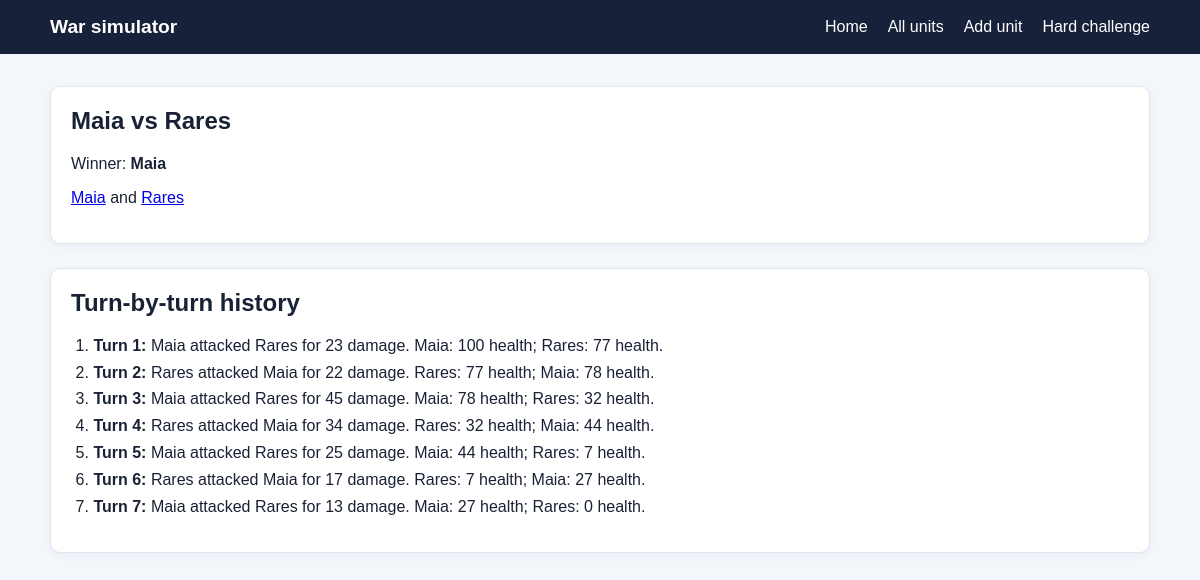
The page /fight/3/ on the database its author committed.
### units/models.py (models this page shows, shortened)
class Fight(models.Model):
    first_fighter = models.ForeignKey(Fighter, on_delete=models.PROTECT, related_name="fights_started")
    second_fighter = models.ForeignKey(Fighter, on_delete=models.PROTECT, related_name="fights_received")
    winner = models.ForeignKey(
        Fighter, null=True, blank=True, on_delete=models.SET_NULL, related_name="won_fights"
    )
    is_stalemate = models.BooleanField(default=False)
    created_at = models.DateTimeField(auto_now_add=True)
    class Meta:
        ordering = ["-created_at", "-pk"]

class Fighter(models.Model):
    class UnitType(models.TextChoices):
        INFANTRY = "infantry", "Infantry"
        CANNON = "cannon", "Cannon"
        CAVALRY = "cavalry", "Cavalry"
        KNIGHT = "knight", "Knight"
    class Team(models.TextChoices):
        BLUE = "blue", "Blue"
        RED = "red", "Red"
    name = models.CharField(max_length=100)
    unit_type = models.CharField(max_length=16, choices=UnitType.choices)
    team = models.CharField(max_length=8, choices=Team.choices)
    health = models.PositiveSmallIntegerField(
        default=100, validators=[MinValueValidator(0), MaxValueValidator(100)]
    )
    attack_points = models.PositiveSmallIntegerField(
        validators=[MinValueValidator(0), MaxValueValidator(50)]
    )
    profile_image_link = models.URLField()
    class Meta:
        ordering = ["name", "pk"]
        constraints = [
            models.CheckConstraint(condition=models.Q(health__gte=0) & models.Q(health__lte=100), name="fighter_health_range"),
            models.CheckConstraint(condition=models.Q(attack_points__gte=0) & models.Q(attack_points__lte=50), name="fighter_attack_range"),
        ]

class FightTurn(models.Model):
    fight = models.ForeignKey(Fight, on_delete=models.CASCADE, related_name="turns")
    turn_number = models.PositiveIntegerField()
    attacker = models.ForeignKey(Fighter, on_delete=models.PROTECT, related_name="attacks_made")
    defender = models.ForeignKey(Fighter, on_delete=models.PROTECT, related_name="attacks_received")
    damage = models.PositiveSmallIntegerField()
    attacker_health = models.PositiveSmallIntegerField()
    defender_health = models.PositiveSmallIntegerField()
    class Meta:
        ordering = ["turn_number"]
        constraints = [models.UniqueConstraint(fields=["fight", "turn_number"], name="unique_turn_per_fight")]

### units/views.py (the view)
# urls.py: path("fight/<int:pk>/", views.fight_detail, name="fight_detail"),
def fight_detail(request, pk):
    fight = get_object_or_404(
        Fight.objects.select_related("first_fighter", "second_fighter", "winner"), pk=pk
    )
    turns = FightTurn.objects.filter(fight=fight).select_related("attacker", "defender")
    return render(request, "units/fight_detail.html", {"fight": fight, "turns": turns})

### units/templates/units/fight_detail.html (shortened to what this page needs)
{% extends "units/base.html" %}
{% block content %}
  <section class="panel">
    <h1>{{ fight.first_fighter.name }} vs {{ fight.second_fighter.name }}</h1>
    {% if fight.is_stalemate %}<p>The fight ended in a stalemate because both fighters have zero attack points.</p>{% else %}<p>Winner: <strong>{{ fight.winner.name }}</strong></p>{% endif %}
    <p><a href="{% url 'units:detail' fight.first_fighter.pk %}">{{ fight.first_fighter.name }}</a> and <a href="{% url 'units:detail' fight.second_fighter.pk %}">{{ fight.second_fighter.name }}</a></p>
  </section>
  <section class="panel">
    <h2>Turn-by-turn history</h2>
    <ol class="turns">
      {% for turn in turns %}<li><strong>Turn {{ turn.turn_number }}:</strong> {{ turn.attacker.name }} attacked {{ turn.defender.name }} for {{ turn.damage }} damage. {{ turn.attacker.name }}: {{ turn.attacker_health }} health; {{ turn.defender.name }}: {{ turn.defender_health }} health.</li>{% empty %}<li>No attacks were made.</li>{% endfor %}
    </ol>
  </section>
{% endblock %}

### units/templates/units/base.html (shortened to what this page needs)
<!doctype html>
<html lang="en">
<head>
</head>
<body>
  <header>
    <a class="brand" href="{% url 'units:all' %}">War simulator</a>
    <a href="/">Home</a>
    <a href="{% url 'units:all' %}">All units</a>
    <a href="{% url 'units:create' %}">Add unit</a>
    <a href="{% url 'hardchallenge:dashboard' %}">Hard challenge</a>
  </header>
  <main>
    {% block content %}{% endblock %}
  </main>
</body>
</html>

### units/templates/units/base.html (style rules this page uses)
:root { color-scheme: light; font-family: Arial, sans-serif; color: #192235; background: #f3f6fb; }
body { margin: 0; }
header { background: #17213a; color: white; padding: 1rem max(1.25rem, calc((100% - 1100px) / 2)); display: flex; align-items: center; gap: 1.25rem; }
header a { color: white; text-decoration: none; }
header .brand { font-weight: 700; font-size: 1.2rem; margin-right: auto; }
main { max-width: 1100px; margin: 2rem auto; padding: 0 1.25rem 3rem; }
h1, h2 { margin-top: 0; }
.panel, .fighter-card, .history-card { background: white; border: 1px solid #dfe5ef; border-radius: 10px; box-shadow: 0 2px 8px #17213a0c; }
.panel { padding: 1.25rem; margin-bottom: 1.5rem; }
.turns { padding-left: 1.4rem; }
.turns li { margin: .55rem 0; }

### rows shown on the page
Fight: first_fighter.name "Maia", second_fighter.name "Rares", winner.name "Maia"
FightTurn: turn_number "1", attacker.name "Maia", defender.name "Rares", damage "23", attacker_health "100", defender_health "77"
FightTurn: turn_number "2", attacker.name "Rares", defender.name "Maia", damage "22", attacker_health "77", defender_health "78"
FightTurn: turn_number "3", attacker.name "Maia", defender.name "Rares", damage "45", attacker_health "78", defender_health "32"
FightTurn: turn_number "4", attacker.name "Rares", defender.name "Maia", damage "34", attacker_health "32", defender_health "44"
FightTurn: turn_number "5", attacker.name "Maia", defender.name "Rares", damage "25", attacker_health "44", defender_health "7"
FightTurn: turn_number "6", attacker.name "Rares", defender.name "Maia", damage "17", attacker_health "7", defender_health "27"
FightTurn: turn_number "7", attacker.name "Maia", defender.name "Rares", damage "13", attacker_health "27", defender_health "0"
